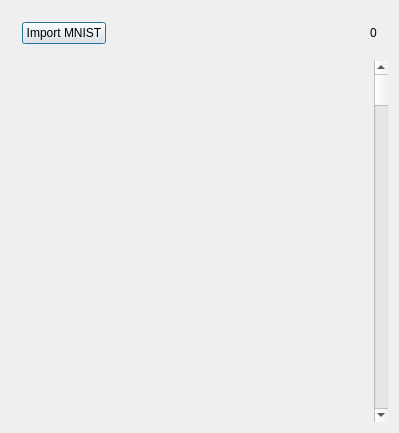
<?xml version="1.0" encoding="UTF-8"?>
<ui version="4.0">
 <class>QMNISTDlg</class>
 <widget class="QDialog" name="QMNISTDlg">
  <property name="geometry">
   <rect>
    <x>0</x>
    <y>0</y>
    <width>399</width>
    <height>433</height>
   </rect>
  </property>
  <property name="windowTitle">
   <string>View MNIST Data</string>
  </property>
  <layout class="QGridLayout" name="gridLayout">
   <item row="1" column="0">
    <widget class="QWidget" name="widget_image" native="true">
     <property name="sizePolicy">
      <sizepolicy hsizetype="Preferred" vsizetype="Expanding">
       <horstretch>0</horstretch>
       <verstretch>0</verstretch>
      </sizepolicy>
     </property>
     <layout class="QGridLayout" name="gridLayout_image"/>
    </widget>
   </item>
   <item row="1" column="1">
    <widget class="QWidget" name="widget_label" native="true">
     <property name="sizePolicy">
      <sizepolicy hsizetype="Preferred" vsizetype="Expanding">
       <horstretch>0</horstretch>
       <verstretch>0</verstretch>
      </sizepolicy>
     </property>
     <layout class="QGridLayout" name="gridLayout_label"/>
    </widget>
   </item>
   <item row="1" column="2">
    <widget class="QScrollBar" name="scrollBar">
     <property name="orientation">
      <enum>Qt::Vertical</enum>
     </property>
    </widget>
   </item>
   <item row="0" column="0" colspan="3">
    <widget class="QWidget" name="widget_button" native="true">
     <property name="sizePolicy">
      <sizepolicy hsizetype="Preferred" vsizetype="Preferred">
       <horstretch>0</horstretch>
       <verstretch>0</verstretch>
      </sizepolicy>
     </property>
     <property name="minimumSize">
      <size>
       <width>0</width>
       <height>0</height>
      </size>
     </property>
     <property name="maximumSize">
      <size>
       <width>16777215</width>
       <height>16777215</height>
      </size>
     </property>
     <layout class="QHBoxLayout" name="horizontalLayout">
      <item>
       <widget class="QPushButton" name="btnOpen">
        <property name="text">
         <string>Import MNIST</string>
        </property>
       </widget>
      </item>
      <item>
       <spacer name="horizontalSpacer">
        <property name="orientation">
         <enum>Qt::Horizontal</enum>
        </property>
        <property name="sizeHint" stdset="0">
         <size>
          <width>262</width>
          <height>13</height>
         </size>
        </property>
       </spacer>
      </item>
      <item>
       <widget class="QLabel" name="labelRange">
        <property name="text">
         <string>0</string>
        </property>
       </widget>
      </item>
     </layout>
    </widget>
   </item>
  </layout>
 </widget>
 <layoutdefault spacing="6" margin="11"/>
 <resources/>
 <connections/>
</ui>
